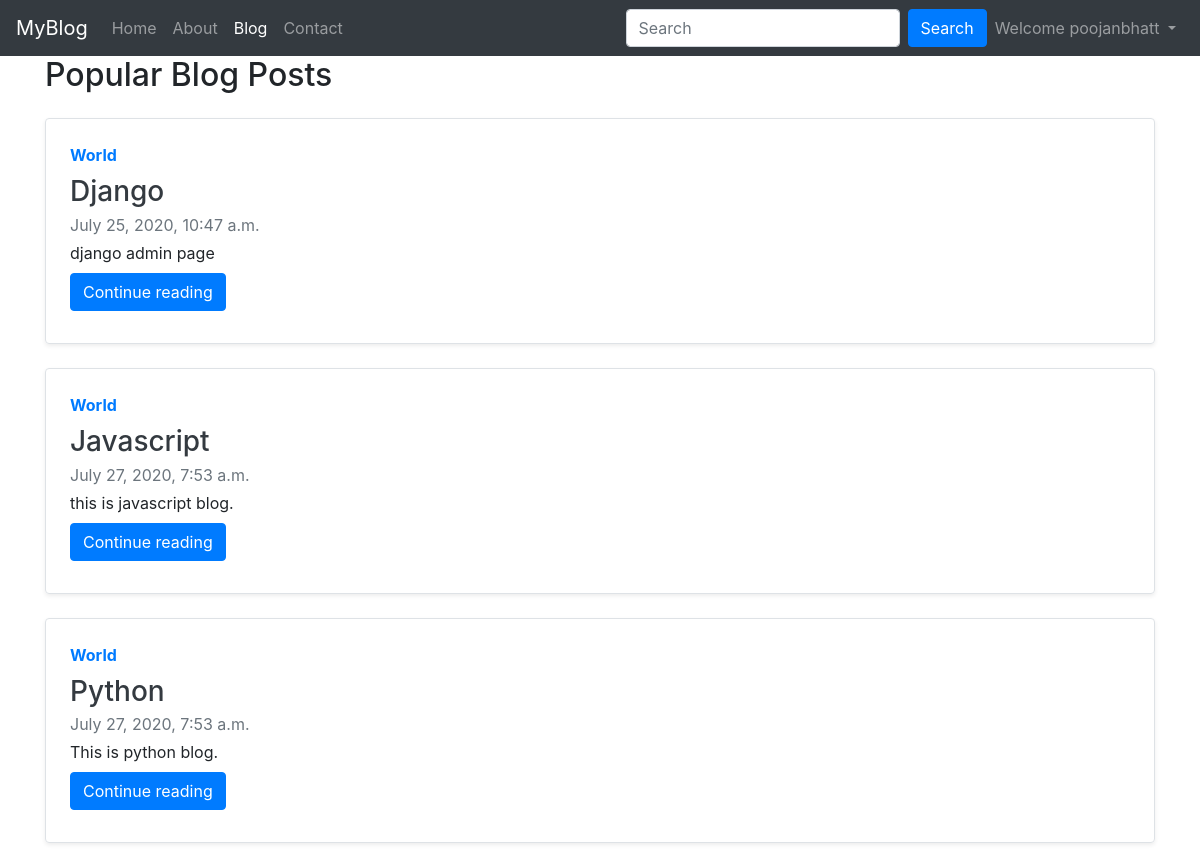
Page /blog/ (signed in) on the committed database.
### blog/models.py (models this page shows, shortened)
class Post(models.Model):
	sno = models.AutoField(primary_key=True)
	title = models.CharField(max_length=30)
	author = models.CharField(max_length=20)
	content = models.TextField()
	slug = models.CharField(max_length=13)
	timeStamp = models.DateTimeField(blank=True)

### blog/views.py (the view)
# urls.py: path('', views.blogHome, name='blogHome'),
def blogHome(request):
	allPosts = Post.objects.all()
	context ={'allPosts':allPosts}
	return render(request,'blog/bloghome.html',context)

### templates/blog/bloghome.html (shortened to what this page needs)
{% extends 'basic.html' %}
{% block blogactive %}active{% endblock blogactive %}
{% block body %}
<div class="container">
	<h2>Popular Blog Posts</h2>
	{% for post in allPosts %}
	<div class="row no-gutters border rounded overflow-hidden flex-md-row my-4 shadow-sm h-md-250 position-relative">
        <div class="col p-4 d-flex flex-column position-static">
          <strong class="d-inline-block mb-2 text-primary">World</strong>
          <h3 class="mb-0"><a class="text-dark" href="/blog/{{post.slug}}">{{post.title}}</a></h3>
          <div class="mb-1 text-muted my-1">{{post.timeStamp}}</div>
          <p class="card-text mb-auto">{{post.content | truncatechars:500}}</p>
          <div class="my-2">
          	<a href="/blog/{{post.slug}}" role="button" class="btn btn-primary">Continue reading</a>
          </div>
        </div>
    </div>
    {% endfor %}
</div>
{% endblock body %}

### templates/basic.html (shortened to what this page needs)
<!doctype html>
<html lang="en">
  <head>
    <link rel="stylesheet" href="https://stackpath.bootstrapcdn.com/bootstrap/4.5.0/css/bootstrap.min.css">
  </head>
  <body>
    <nav class="navbar navbar-expand-lg navbar-dark bg-dark">
  <a class="navbar-brand" href="/">MyBlog</a>
  <div class="collapse navbar-collapse" id="navbarSupportedContent">
    <ul class="navbar-nav mr-auto">
      <li class="nav-item {% block homeactive %}{% endblock homeactive %}">
        <a class="nav-link" href="/">Home <span class="sr-only">(current)</span></a>
      </li>
      <li class="nav-item {% block aboutactive %}{% endblock aboutactive %} ">
        <a class="nav-link" href="/about">About</a>
      </li>
      <li class="nav-item {% block blogactive %}{% endblock blogactive %} ">
        <a class="nav-link" href="/blog">Blog</a>
      </li>
       <li class="nav-item {% block contactactive %}{% endblock contactactive %} ">
        <a class="nav-link" href="/contact">Contact</a>
      </li>
    </ul>
    <div class="ml-auto form-inline">
    <form method="get" action="/search" class="form-inline my-2 my-lg-0">
      <input class="form-control mr-sm-2" type="search" placeholder="Search" aria-label="Search" name="query" id="query">
      <button class="btn btn-primary my-2 my-sm-0" type="submit">Search</button>
    </form>
    {% if user.is_authenticated %}
    <ul class="navbar-nav ">
      <li class="nav-item dropdown">
        <a class="nav-link dropdown-toggle" href="#" id="navbarDropdown" role="button" data-toggle="dropdown" aria-haspopup="true" aria-expanded="false">
          Welcome {{request.user}}
        </a>
      </li>
    </ul>
    {% endif %}
    </div>
  </div>
</nav>
  {% block body %} {% endblock body %}
  </body>
</html>

### rows in the picture
Post: title "Django", timeStamp "July 25, 2020, 10:47 a.m.", content "django admin page"
Post: title "Javascript", timeStamp "July 27, 2020, 7:53 a.m.", content "this is javascript blog."
Post: title "Python", timeStamp "July 27, 2020, 7:53 a.m.", content "This is python blog."

### other values in the picture
{{ request.user }} "poojanbhatt"
